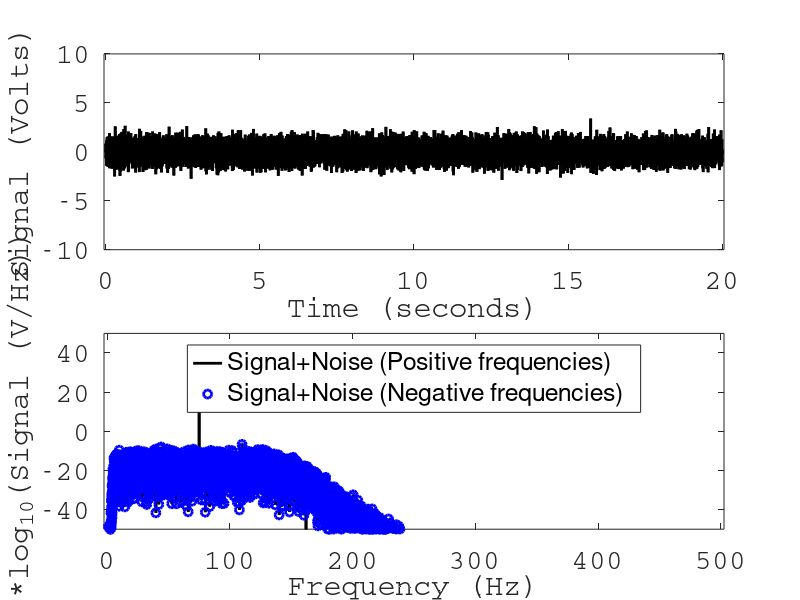

MATLAB code to generate this figure:
clear;
close;
home;
pkg load signal;

%dsp parameters for x-axis:
fs = 1000.0; %Hz
f_sig = 75; %Hz
T = 20.0; %Total time (1 sec)
dt = 1/fs;
df = 1/T;
f = transpose([0:df:fs/2]);
t = transpose([0.0:dt:T-dt]);
N = length(t)/2;
%dsp parameters for y-axis:
amplitude = 1.0;
noise_sigma = 1.0;
noise = randn(size(t))*noise_sigma;
y = amplitude*sin(2.0*pi*f_sig.*t)+noise;

%filtering
[b1,a1] = butter(8,0.3);
[b2,a2] = butter(8,0.01,"high");
y = filter(b1,a1,y); %low-pass
y = filter(b2,a2,y); %high-pass

%Computing the spectrum
Y = sqrt(conj(fft(y)).*fft(y));
Y_R = Y(1:length(f))*dt;
Y_L = Y(length(f)-1:end)*dt;

%Plotting section
figure(1, 'position',[0,0,1000,1000]);
subplot(2,1,1);
plot(t,y,'color','black','linewidth',2.0);
xlabel('Time (seconds)','fontname','Courier','fontsize',20);
ylabel('Signal (Volts)','fontname','Courier','fontsize',20);
set(gca(),'fontname','Courier','fontsize',20);
axis([0-dt*50 T+dt*50 -amplitude*10 amplitude*10]);
subplot(2,1,2);
hold on;
plot(f,20*log10(Y_R),'color','black','linewidth',2.0);
plot(f,20*log10(flipud(Y_L)),'o','color','blue','linewidth',2.0);
axis([0-df*50 fs/2+df*50 -50 50]);
xlabel('Frequency (Hz)','fontname','Courier','fontsize',20);
ylabel('20*log_{10}(Signal (V/Hz))','fontname','Courier','fontsize',20);
set(gca(),'fontname','Courier','fontsize',20);
legend('Signal+Noise (Positive frequencies)','Signal+Noise (Negative frequencies)','location','north');
box on;